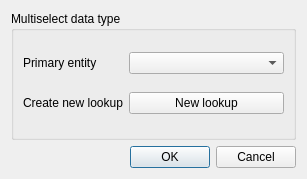
<?xml version="1.0" encoding="UTF-8"?>
<ui version="4.0">
 <class>Profile</class>
 <widget class="QDialog" name="Profile">
  <property name="geometry">
   <rect>
    <x>0</x>
    <y>0</y>
    <width>307</width>
    <height>179</height>
   </rect>
  </property>
  <property name="windowTitle">
   <string>Column property editor</string>
  </property>
  <layout class="QGridLayout" name="gridLayout">
   <item row="0" column="0">
    <widget class="QGroupBox" name="groupBox">
     <property name="title">
      <string>Multiselect data type</string>
     </property>
     <layout class="QGridLayout" name="gridLayout_2" rowstretch="0,0" columnstretch="0,20">
      <property name="sizeConstraint">
       <enum>QLayout::SetNoConstraint</enum>
      </property>
      <property name="rightMargin">
       <number>9</number>
      </property>
      <property name="horizontalSpacing">
       <number>6</number>
      </property>
      <item row="0" column="1">
       <widget class="QComboBox" name="cboPrimaryEntity"/>
      </item>
      <item row="0" column="0">
       <widget class="QLabel" name="label">
        <property name="maximumSize">
         <size>
          <width>200</width>
          <height>16777215</height>
         </size>
        </property>
        <property name="text">
         <string>Primary entity</string>
        </property>
       </widget>
      </item>
      <item row="1" column="0">
       <widget class="QLabel" name="label_2">
        <property name="sizePolicy">
         <sizepolicy hsizetype="Fixed" vsizetype="Preferred">
          <horstretch>0</horstretch>
          <verstretch>0</verstretch>
         </sizepolicy>
        </property>
        <property name="maximumSize">
         <size>
          <width>200</width>
          <height>16777215</height>
         </size>
        </property>
        <property name="text">
         <string>Create new lookup</string>
        </property>
       </widget>
      </item>
      <item row="1" column="1">
       <widget class="QPushButton" name="edtNewlookup">
        <property name="text">
         <string>New lookup</string>
        </property>
       </widget>
      </item>
     </layout>
    </widget>
   </item>
   <item row="1" column="0">
    <widget class="QDialogButtonBox" name="buttonBox">
     <property name="orientation">
      <enum>Qt::Horizontal</enum>
     </property>
     <property name="standardButtons">
      <set>QDialogButtonBox::Cancel|QDialogButtonBox::Ok</set>
     </property>
    </widget>
   </item>
  </layout>
 </widget>
 <resources/>
 <connections>
  <connection>
   <sender>buttonBox</sender>
   <signal>accepted()</signal>
   <receiver>Profile</receiver>
   <slot>accept()</slot>
   <hints>
    <hint type="sourcelabel">
     <x>248</x>
     <y>254</y>
    </hint>
    <hint type="destinationlabel">
     <x>157</x>
     <y>274</y>
    </hint>
   </hints>
  </connection>
  <connection>
   <sender>buttonBox</sender>
   <signal>rejected()</signal>
   <receiver>Profile</receiver>
   <slot>reject()</slot>
   <hints>
    <hint type="sourcelabel">
     <x>316</x>
     <y>260</y>
    </hint>
    <hint type="destinationlabel">
     <x>286</x>
     <y>274</y>
    </hint>
   </hints>
  </connection>
 </connections>
</ui>
